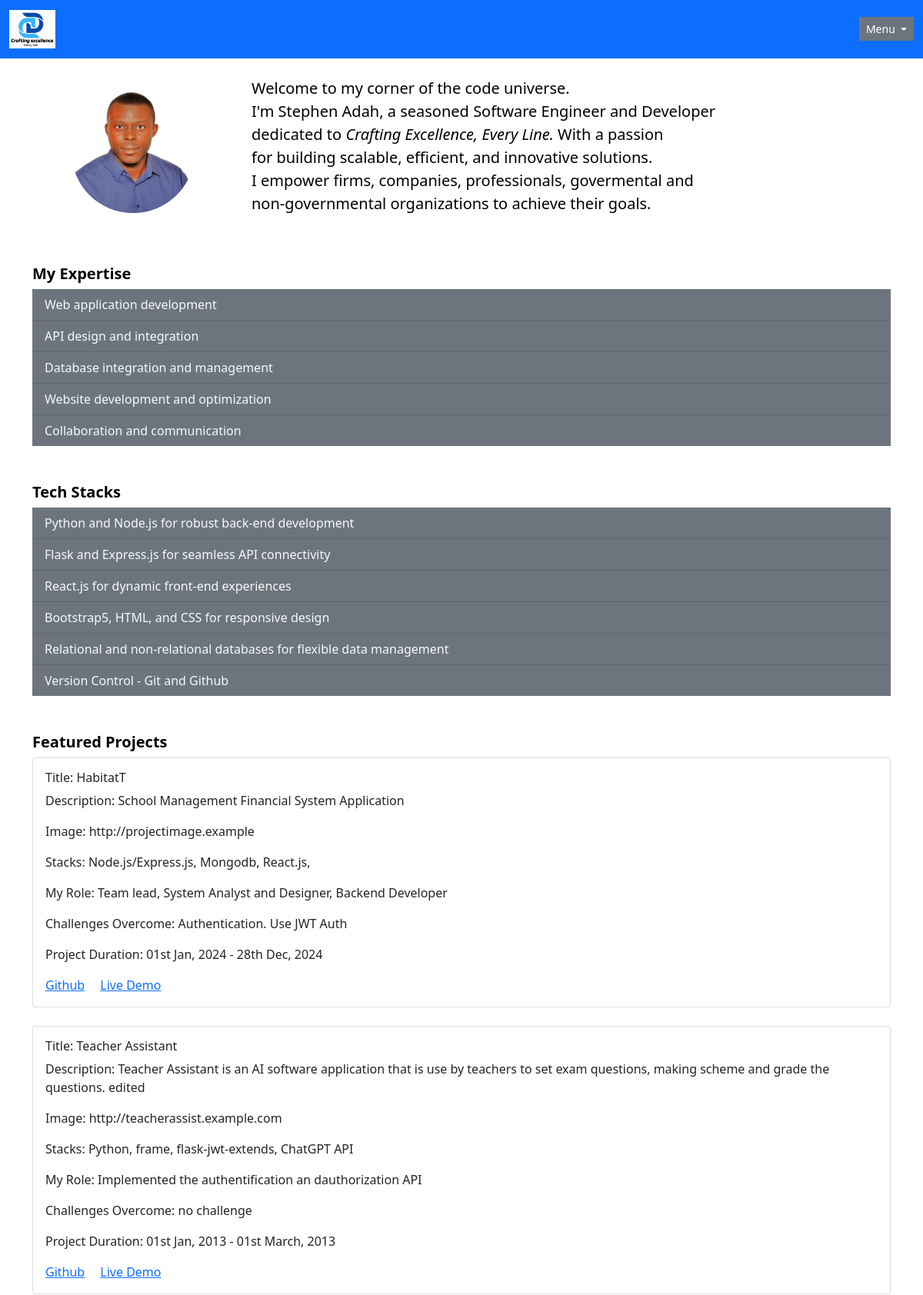
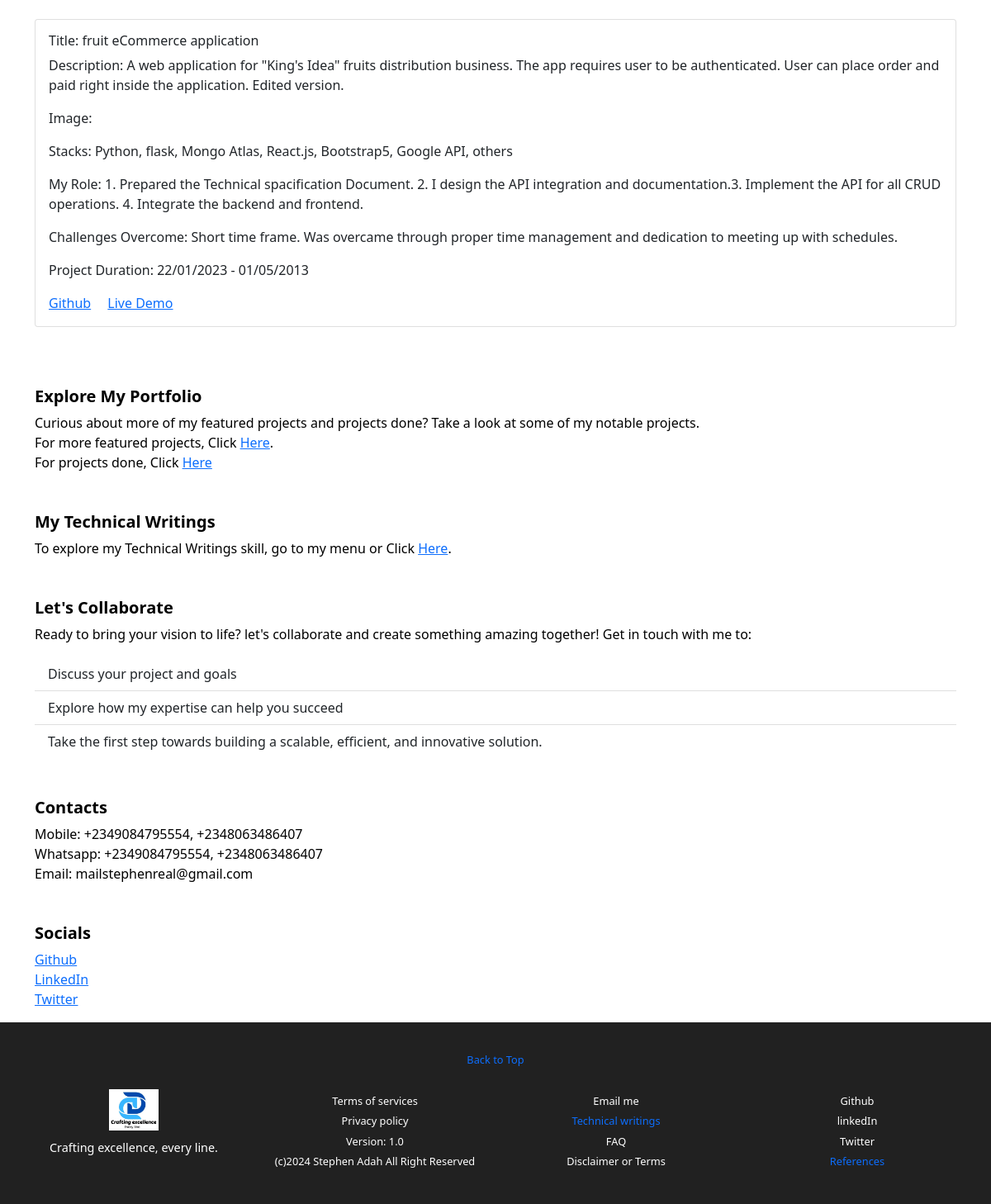
The page / on the database its author committed (2 pictures, top to bottom).
### app/models/featured_project.py (models this page shows, shortened)
class FeaturedProject(db.Model):
    __tablename__ = 'featured_projects'
    featured_project_id: Mapped[int] = mapped_column(primary_key=True)
    date_created: Mapped[datetime] = mapped_column(
        DateTime, default=datetime.utcnow
    )
    date_updated: Mapped[datetime] = mapped_column(
        DateTime, default=datetime.utcnow, onupdate=datetime.utcnow
    )
    title: Mapped[str] = mapped_column(String(length=1024))
    description: Mapped[str] = mapped_column(Text)
    image_link: Mapped[Optional[str]] = mapped_column(
        String(length=2083), unique=False
    )
    stacks: Mapped[str] = mapped_column(String(length=1024))
    role: Mapped[Optional[str]] = mapped_column(
        Text, unique=False
    )
    challenges: Mapped[Optional[str]] = mapped_column(
        Text, unique=False
    )
    date_cmptd: Mapped[Optional[str]] = mapped_column(
        String(length=1024), unique=False
    )
    domain_link: Mapped[Optional[str]] = mapped_column(
        String(length=2083), unique=False
    )
    github_link: Mapped[Optional[str]] = mapped_column(
        String(length=2083), unique=False
    )

### app/routes/home.py (the view)
@home_bp.route("/", methods=['GET'], strict_slashes=False)
def home_page():
    featured_projects = FeaturedProject.query.all()
    return render_template('home.html', featured_projects=featured_projects)

### app/templates/home.html (shortened to what this page needs)
{% extends "base.html" %}
{% block content %}
 <div class="container mt-4">
  <div class="row align-items-center">
   <div class="col-md-3 text-center">
      <img src={{ url_for('static', filename='images/my_photo.jpg') }} alt="my_photo" class="rounded-circle img-fluid" style="width: 160px;">
   </div>
   <div class="col-md-9">
     <p class="lead">
     <span class="lead">Welcome to my corner of the code universe.</span><br>
     I'm <strong>Stephen Adah</strong>, a seasoned <strong>Software Engineer and Developer</strong><br>
     dedicated to <em>Crafting Excellence, Every Line.</em> With a passion<br>
     for building scalable, efficient, and innovative solutions.<br>
     I empower firms, companies, professionals, govermental and <br>
     non-governmental organizations to achieve their goals.
     </p>
   </div>
  </div>
  <div class="mt-5">
     <h5 class="fw-bold">My Expertise</h5>
     <ul class="list-group list-group-flush">
       <li class="list-group-item bg-secondary text-light">Web application development</li>
       <li class="list-group-item bg-secondary text-light">API design and integration</li>
       <li class="list-group-item bg-secondary text-light">Database integration and management</li>
       <li class="list-group-item bg-secondary text-light">Website development and optimization</li>
       <li class="list-group-item bg-secondary text-light">Collaboration and communication</li>
     </ul>
  </div>
  <div class="mt-5">
     <h5 class="fw-bold">Tech Stacks</h5>
     <ul class="list-group list-group-flush">
       <li class="list-group-item bg-secondary text-light">Python and Node.js for robust back-end development</li>
       <li class="list-group-item bg-secondary text-light">Flask and Express.js for seamless API connectivity</li>
       <li class="list-group-item bg-secondary text-light">React.js for dynamic front-end experiences</li>
       <li class="list-group-item bg-secondary text-light">Bootstrap5, HTML, and CSS for responsive design</li>
       <li class="list-group-item bg-secondary text-light">Relational and non-relational databases for flexible data management</li>
       <li class="list-group-item bg-secondary text-light">Version Control - Git and Github</li>
     </ul>
  </div>
  <div class="mt-5">
     <h5 class="fw-bold">Featured Projects</h5>
     <div class="row">
        {% for featured_project in featured_projects[-3:] %}
        <div class="col.md-4 mb-4">
           <div class="card h-100">
              <div class="card-body">
                <h6 class="card-title text-dark">Title: {{ featured_project.title }}</h6>
                <p class="card-text text-dark">Description: {{ featured_project.description }}</p>
                <p class="card-text text-dark">Image: {{ featured_project.image_link }}</p>
                <p class="card-text text-dark">Stacks: {{ featured_project.stacks}}</p>
                <p class="card-text text-dark">My Role: {{ featured_project.role}}</p>
                <p class="card-text text-dark">Challenges Overcome: {{ featured_project.challenges}}</p>
                <p class="card-text text-dark">Project Duration: {{ featured_project.date_cmptd}}</p>
                <a href="{{ featured_project.domain_link}}" class="card-link">Github</a>
                <a href="{{ featured_project.github_link}}" class="card-link">Live Demo</a>
              </div>
           </div>
        </div>
        {% endfor %}
     </div>
  </div>
  <div class="mt-5">
     <h5 class="fw-bold">Explore My Portfolio</h5>
     <p>
     Curious about more of my featured projects and projects done? Take a look at some of my notable projects.
     <br>
     For more featured projects, Click <a href="{{ url_for('main.featured_projects.view_featured_projects') }}">Here</a>.
     <br>
     For projects done, Click <a href="{{ url_for('main.projects_done.view_projects_done') }}">Here</a><br>
     </p>
  </div>
  <div class="mt-5">
     <h5 class="fw-bold">My Technical Writings</h5>
     <p>
     To explore my Technical Writings skill, go to my menu or Click <a href="{{ url_for('main.tech_writings.view_writings') }}">Here</a>.
     <br>
     </p>
  </div>
  <div class="mt-5">
     <h5 class="fw-bold">Let's Collaborate</h5>
     <p>
       Ready to bring your vision to life? let's collaborate and create something amazing together! Get in touch with me to:
     </p>
     <ul class="list-group list-group-flush">
             <li class="list-group-item">Discuss your project and goals</li>
             <li class="list-group-item">Explore how my expertise can help you succeed</li>
             <li class="list-group-item">Take the first step towards building a scalable, efficient, and innovative solution.</li>
     </ul>
  </div>
  <div class="mt-5">
     <h5 class="fw-bold">Contacts</h5>
     <p>
        Mobile: +2349084795554, +2348063486407<br>
        Whatsapp: +2349084795554, +2348063486407<br>
        Email: mailstephenreal@gmail.com
     </p>
   </div>
     <div class="mt-5">
     <h5 class="fw-bold">Socials</h5>
     <p>
        <a href="#">Github</a><br>
        <a href="#">LinkedIn</a><br>
        <a href="#">Twitter</a><br>
     </p>
   </div>
{% endblock %}

### app/templates/base.html (style rules this page uses)
body { background-color: white; color: black; }

### rows shown on the page
FeaturedProject: title "HabitatT", description "School Management Financial System Application", image_link "http://projectimage.example", stacks "Node.js/Express.js, Mongodb, React.js,", role "Team lead, System Analyst and Designer, Backend Developer", challenges "Authentication. Use JWT Auth", date_cmptd "01st Jan, 2024 - 28th Dec, 2024"
FeaturedProject: title "Teacher Assistant", description "Teacher Assistant is an AI software application that is use by teachers to set exam questions, making scheme and grade the questions. edited", image_link "http://teacherassist.example.com", stacks "Python, frame, flask-jwt-extends, ChatGPT API", role "Implemented the authentification an dauthorization API", challenges "no challenge", date_cmptd "01st Jan, 2013 - 01st March, 2013"
FeaturedProject: title "fruit eCommerce application", description "A web application for \"King's Idea\" fruits distribution business. The app requires user to be authenticated. User can place order and paid right inside the application. Edited version.", stacks "Python, flask, Mongo Atlas, React.js, Bootstrap5, Google API, others", role "1. Prepared the Technical spacification Document. 2. I design the API integration and documentation.3. Implement the API for all CRUD operations. 4. Integrate the backend and frontend.", challenges "Short time frame. Was overcame through proper time management and dedication to meeting up with schedules.", date_cmptd "22/01/2023 - 01/05/2013"
